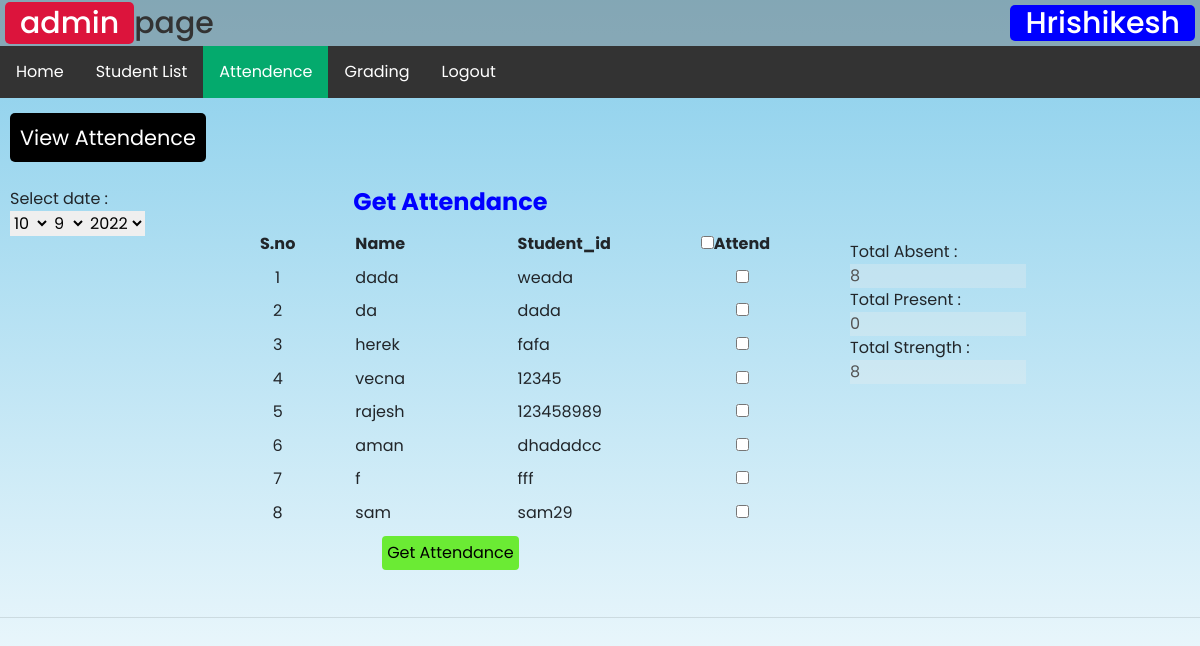
The page /attendence.php (signed in) on the database its author committed.
### tables this page shows
CREATE TABLE `students` (
  `sno` int(255) NOT NULL,
  `name` varchar(100) NOT NULL,
  `email` varchar(200) NOT NULL,
  `student_id` varchar(255) NOT NULL,
  `phone` varchar(20) DEFAULT NULL,
  `created_at` datetime NOT NULL DEFAULT current_timestamp()
);

### attendence.php (the view, shortened to what this page needs)
<!DOCTYPE html>
<html lang="en">
<head>
   <link rel="stylesheet" href="https://cdn.jsdelivr.net/npm/bootstrap@4.4.1/dist/css/bootstrap.min.css">
   <link rel="stylesheet" href="css/style.css">
   <link rel="stylesheet" href="css/style2.css">
</head>
<body>
   <div class="_header ">
      <h3><span>admin</span>page<span
            style="float:right;background: blue;color:#fff;border-radius: 5px;padding:0 15px;">
            <?php echo $_SESSION['admin_name'] ?>
         </span></h3>
      <div class="admin_nav_bar">
         <ul>
            <li><a href="admin_page.php">Home</a></li>
            <li ><a href="student.php">Student List</a></li>
            <li class="active"><a href="attendence.php">Attendence</a></li>
            <li><a href="grading.php">Grading</a></li>
            <li><a href="logout.php">Logout</a></li>
         </ul>
      </div>
   </div>
<br>
   <a href="/PROJECT/login_system/viewattendence.php" class="menu">View Attendence</a>
<br>
<table width="800" border="1" align="center">
      <tr>
        <td>
        <form action="getattendance1.php" method="post">
        <table width="180px" align="left" style="margin: 10px;">
            	<tr>
                	<td> Select date : <br />
                   <?php
				 		    $dt = getdate();
							$day = $dt["mday"];
							$month = date("m");
							$year = $dt["year"];
							echo "<select name='cdate'>";
							for($a=1;$a<=31;$a++)
							{
								if($day == $a)
									echo "<option value='$a' selected='selected'>$a</option>";
								else
									echo "<option value='$a' >$a</option>";
							}
							echo "</select><select name='cmonth'>";
							for($a=1;$a<=12;$a++)
							{
								if($month == $a)
									echo "<option value='$a' selected='selected'>$a</option>";
								else
									echo "<option value='$a' >$a</option>";
							}
							echo "</select><select name='cyear'>";
							for($a=2010;$a<=$year;$a++)
							{
								if($year == $a)
									echo "<option value='$a' selected='selected'>$a</option>";
								else
									echo "<option value='$a' >$a</option>";
							}
							echo "</select>";
						?>
                    </td>
                </tr>
             </table>
        <div class="container my-4">
          <table style="  margin-left: auto;
  margin-right: auto;"; "width="800px" height="400px" border="0"2"   >
            <tr>
              <td colspan="3"width="800px style="text-align: center;"><div align="center"><strong><span class="style2">Get Attendance</span></strong></div></td>
            </tr>
            <tr>
               <th style ="text-align: center;"width="152"><span >S.no</span></th>
              <th  width="152" ><span >Name</span></th>
              <th  width="152"><span >Student_id</span></th>
              <th  width="110"><input type="checkbox" name="select-all" id="select-all" . onclick="getatt1(this.checked);"/><span >Attend</span></th>
            </tr>
            <?php
			$con=mysqli_connect("localhost","root","","student_detail");
?>
            <?php
				extract($_POST);
				$query =  "SELECT * FROM `students`";
				$result = mysqli_query($con,$query)or die("select error");
            $sno = 0;
				while($row = mysqli_fetch_array($result))
				{
               $sno = $sno +1;
					echo ' <tr>
                        <td  style ="text-align: center;" width="152">'. $sno . '</td>
							  <td width="152">'.$row["name"].'</td>
							  <td width="152">'.$row["student_id"].'</td>
							  <td style ="text-align: center;"width="110"><input type="checkbox" id="checkbox"name='.$row["sno"].' onclick="getatt(this.checked);"/></td>
							</tr>';
				}
			?>
            <tr>
              <td colspan="3"><div align="center">
                <input type="submit"  style="background-color: #6beb34; border: 5px solid #6beb34;border-radius: 4px;"value="Get Attendance" name="btnsubmit"/>
               </div></td>
            </tr>
          </table>
          </form>
         	<table style="position:absolute;position: absolute;
  top: 240px;
  left: 850px;
 "width="100px" align="right" style="margin-left:35px">
            	<tr>
                	<td> Total Absent : <input type="text" id="txtAbsent" value="<?php print $sno; ?>" size="10" disabled="disabled"/></td>
                </tr>
                <tr>
                	<td> Total Present : <input type="text" id="txtPresent" value="0" size="10"  disabled="disabled"/></td>
                </tr>
                <tr>
                	<td> Total Strength : <input type="text" id="txtStrength" value="<?php print $sno; ?>" size="10" disabled="disabled"/></td>
                </tr>
             </table>
         </td>
      </tr>
    </table>
   <hr>
</body>
</html>

### style.css (style rules this page uses)
* { font-family: 'Poppins', sans-serif; size: 100%; margin:0; padding:0; box-sizing: border-box; outline: none; border:none; text-decoration: none; z-index: 2; }
body { background:linear-gradient(skyblue,white); background-position: center; background-repeat: no-repeat; background-size: cover; background-attachment: fixed; }
h3 { font-size: 30px; color:#333; align-content:flex-end; list-style-type: none; margin: 0; padding: 5px; background-color: rgb(128, 128, 128,0.5); }
h3 span { background: crimson; color:#fff; border-radius: 5px; padding:0 15px; }

### style2.css (style rules this page uses)
ul { list-style-type: none; margin: 0; padding: 0; overflow: hidden; background-color: #333; }
li { float: left; }
li a { display: block; color: white; text-align: center; padding: 14px 16px; text-decoration: none; }
.active { background-color: #04AA6D; }
.style2 { font-size: 16px; color: #0000FF; }

### attendence.php (style rules this page uses)
.style2 { font-size: 24px; color: #0000FF; }
.menu { color: white; background-color: black; margin-left: 10px; border-radius: 5px; padding: 10px; font-size: 1.3em; text-decoration: none; text-align: center; }

### rows shown on the page
students: name "dada", student "weada"
students: name "da", student "dada"
students: name "herek", student "fafa"
students: name "vecna", student "12345"
students: name "rajesh", student "123458989"
students: name "aman", student "dhadadcc"
students: name "f", student "fff"
students: name "sam", student "sam29"

### other values the page prints
$_SESSION['admin_name'] "Hrishikesh"
form field cdate "10"
form field cmonth "9"
form field cyear "2022"
